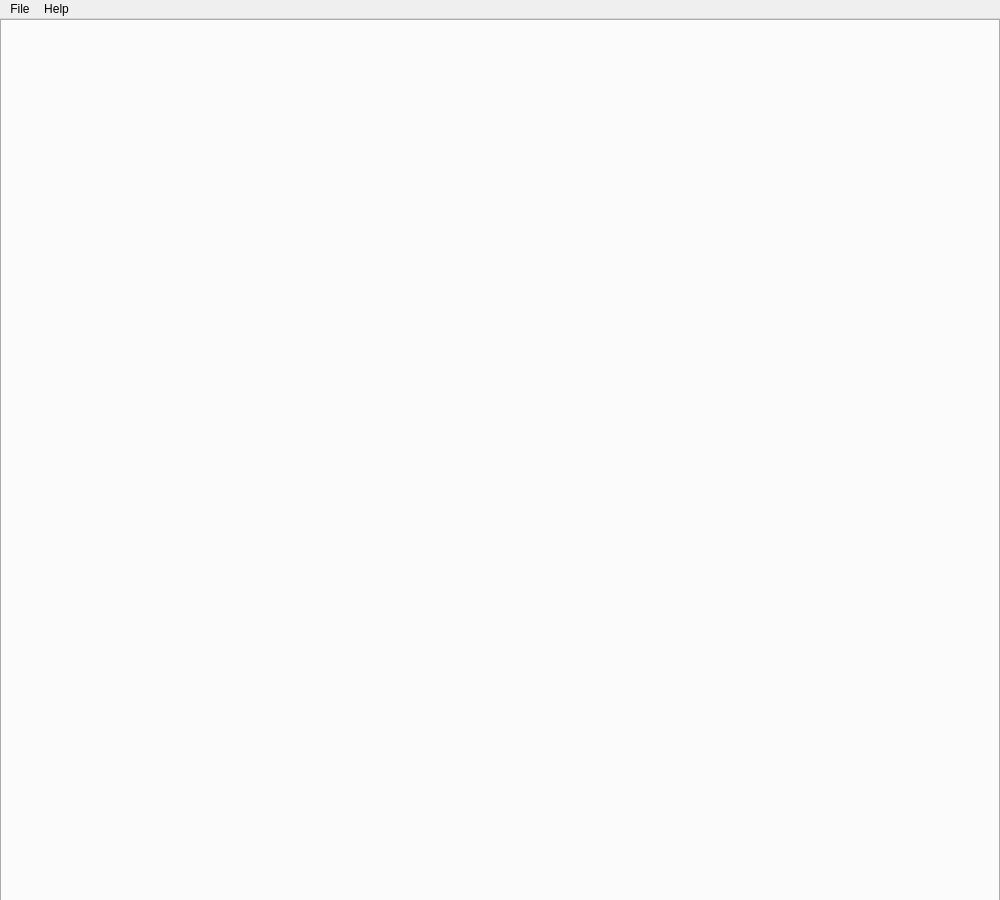
<?xml version="1.0" encoding="UTF-8"?>
<ui version="4.0">
 <class>MainWindow</class>
 <widget class="QMainWindow" name="MainWindow">
  <property name="geometry">
   <rect>
    <x>0</x>
    <y>0</y>
    <width>1000</width>
    <height>900</height>
   </rect>
  </property>
  <property name="windowTitle">
   <string>MainWindow</string>
  </property>
  <widget class="QWidget" name="centralWidget">
   <widget class="QTabWidget" name="tabWidget">
    <property name="geometry">
     <rect>
      <x>0</x>
      <y>0</y>
      <width>1000</width>
      <height>900</height>
     </rect>
    </property>
    <property name="sizePolicy">
     <sizepolicy hsizetype="Expanding" vsizetype="Ignored">
      <horstretch>0</horstretch>
      <verstretch>0</verstretch>
     </sizepolicy>
    </property>
    <property name="tabPosition">
     <enum>QTabWidget::North</enum>
    </property>
    <property name="tabShape">
     <enum>QTabWidget::Rounded</enum>
    </property>
    <property name="currentIndex">
     <number>-1</number>
    </property>
    <property name="elideMode">
     <enum>Qt::ElideMiddle</enum>
    </property>
    <property name="usesScrollButtons">
     <bool>false</bool>
    </property>
    <property name="documentMode">
     <bool>false</bool>
    </property>
    <property name="movable">
     <bool>false</bool>
    </property>
   </widget>
  </widget>
  <widget class="QMenuBar" name="menuBar">
   <property name="geometry">
    <rect>
     <x>0</x>
     <y>0</y>
     <width>1000</width>
     <height>22</height>
    </rect>
   </property>
   <widget class="QMenu" name="menuFile">
    <property name="title">
     <string>File</string>
    </property>
    <addaction name="actionNew"/>
    <addaction name="separator"/>
    <addaction name="actionOpen_2"/>
    <addaction name="separator"/>
    <addaction name="actionSave_2"/>
    <addaction name="actionSave_as_2"/>
    <addaction name="separator"/>
    <addaction name="action_Bar_Exit"/>
   </widget>
   <widget class="QMenu" name="menuHelp">
    <property name="title">
     <string>Help</string>
    </property>
    <addaction name="actionManual"/>
   </widget>
   <addaction name="menuFile"/>
   <addaction name="menuHelp"/>
  </widget>
  <action name="actionOpen">
   <property name="text">
    <string>Open</string>
   </property>
  </action>
  <action name="actionSave">
   <property name="text">
    <string>Save</string>
   </property>
  </action>
  <action name="actionSave_as">
   <property name="text">
    <string>Save as...</string>
   </property>
  </action>
  <action name="actionNew">
   <property name="text">
    <string>New...</string>
   </property>
   <property name="shortcut">
    <string>Ctrl+N</string>
   </property>
  </action>
  <action name="actionOpen_2">
   <property name="text">
    <string>Open...</string>
   </property>
   <property name="shortcut">
    <string>Ctrl+O</string>
   </property>
   <property name="shortcutContext">
    <enum>Qt::ApplicationShortcut</enum>
   </property>
  </action>
  <action name="actionSave_2">
   <property name="text">
    <string>Save...</string>
   </property>
   <property name="shortcut">
    <string>Ctrl+S</string>
   </property>
  </action>
  <action name="actionSave_as_2">
   <property name="text">
    <string>Save as...</string>
   </property>
   <property name="shortcut">
    <string>Ctrl+Shift+S</string>
   </property>
   <property name="shortcutContext">
    <enum>Qt::ApplicationShortcut</enum>
   </property>
  </action>
  <action name="actionManual">
   <property name="text">
    <string>Manual</string>
   </property>
  </action>
  <action name="action_Bar_Exit">
   <property name="text">
    <string>Exit</string>
   </property>
  </action>
 </widget>
 <layoutdefault spacing="6" margin="11"/>
 <resources/>
 <connections/>
</ui>
